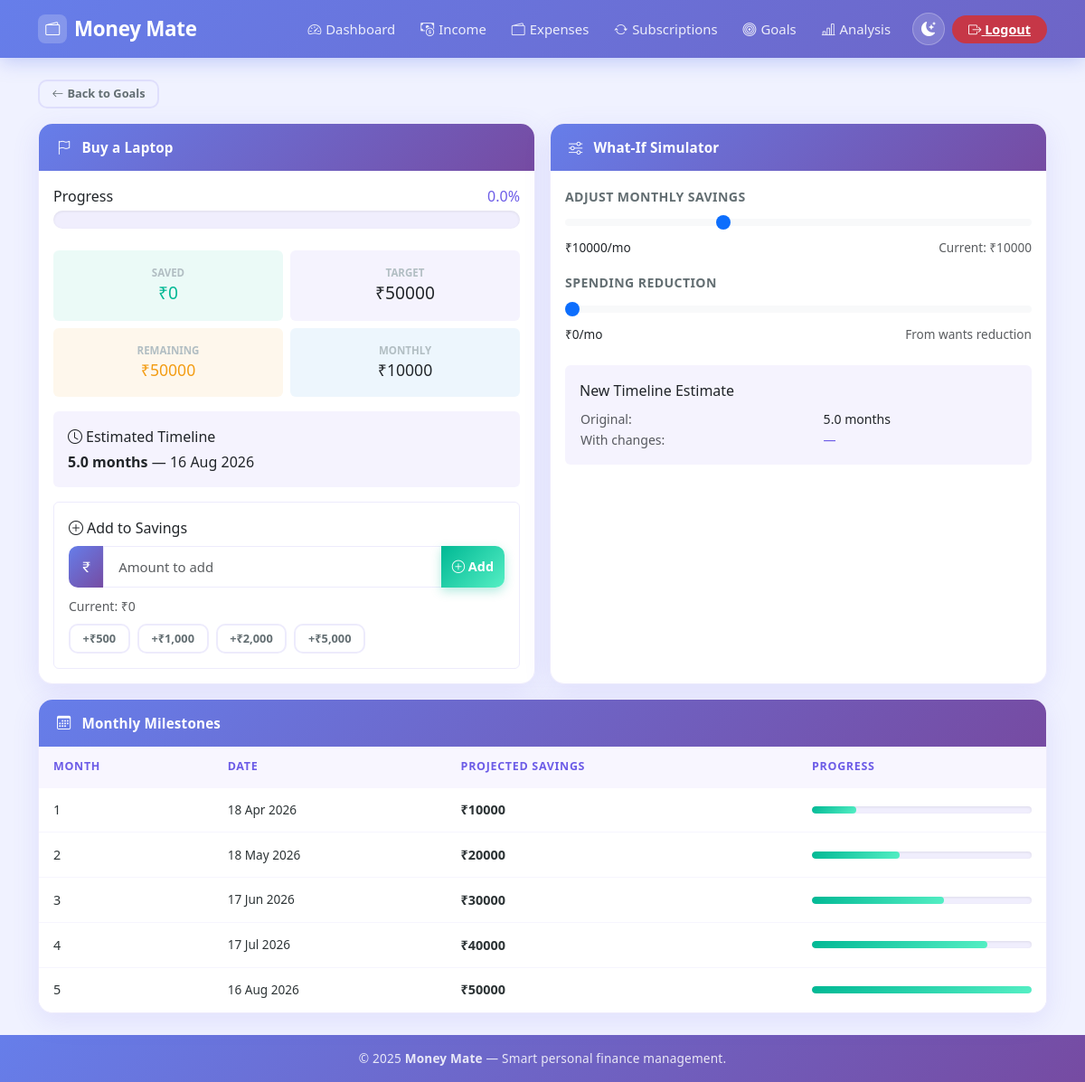
The app's page /goal/1 (signed in) with its own data.
### models.py (models this page shows)
class Goal(db.Model):
    id = db.Column(db.Integer, primary_key=True)
    user_id = db.Column(db.Integer, db.ForeignKey('user.id'), nullable=False)
    name = db.Column(db.String(200), nullable=False)
    target_amount = db.Column(db.Float, nullable=False)
    saved_amount = db.Column(db.Float, default=0.0)
    monthly_savings = db.Column(db.Float, default=0.0)
    target_date = db.Column(db.DateTime, nullable=True)
    created_at = db.Column(db.DateTime, default=datetime.utcnow)
    @property
    def remaining_amount(self):
        return max(0, self.target_amount - self.saved_amount)
    @property
    def progress_percentage(self):
        if self.target_amount == 0:
            return 0
        return min(100, (self.saved_amount / self.target_amount) * 100)
    @property
    def estimated_months(self):
        if self.monthly_savings <= 0:
            return float('inf')
        return self.remaining_amount / self.monthly_savings
    @property
    def estimated_date(self):
        if self.estimated_months == float('inf'):
            return None
        from datetime import timedelta
        return datetime.utcnow() + timedelta(days=30 * self.estimated_months)

### app.py (the view, shortened to what this page needs)
@app.route("/goal/<int:id>", methods=["GET", "POST"])
@login_required
def goal_detail(id):
    goal = Goal.query.get_or_404(id)
    if goal.user_id != current_user.id:
        flash("Unauthorized access.", "danger")
        return redirect(url_for("goals"))
    form = SavingsUpdateForm()
    suggestions = get_spending_suggestions(current_user.id, goal)
    milestones = []
    if goal.monthly_savings > 0:
        for month in range(1, min(13, int(goal.estimated_months) + 1)):
            milestone_date = datetime.utcnow() + timedelta(days=30 * month)
            milestone_amount = goal.saved_amount + (goal.monthly_savings * month)
            milestones.append(
                {
                    "month": month,
                    "date": milestone_date,
                    "amount": min(milestone_amount, goal.target_amount),
                }
            )
    return render_template(
        "goal_detail.html",
        goal=goal,
        form=form,
        suggestions=suggestions,
        milestones=milestones,
    )

### forms.py
class SavingsUpdateForm(FlaskForm):
    saved_amount = FloatField('Amount Saved (₹)', validators=[DataRequired(), NumberRange(min=0)])
    submit = SubmitField('Add to Savings')

### app.py (called while the page is built, shortened)
@login_manager.user_loader
def load_user(user_id):
    return User.query.get(int(user_id))

def get_spending_suggestions(user_id, goal):
    since_date = datetime.utcnow() - timedelta(days=90)
    expenses = Expense.query.filter(
        Expense.user_id == user_id,
        Expense.date >= since_date,
        Expense.is_essential == False,  # Only non-essential expenses
    ).all()
    category_totals = defaultdict(float)
    for exp in expenses:
        category_totals[exp.category] += exp.amount
    suggestions = []
    return suggestions

### templates/goal_detail.html (shortened to what this page needs)
{% extends "base.html" %}
{% block content %}
<div class="mb-3 fade-in">
  <a href="{{ url_for('goals') }}" class="btn btn-outline-secondary btn-sm">
    <i class="bi bi-arrow-left me-1"></i>Back to Goals
  </a>
</div>
<div class="row g-3">
  <div class="col-md-6">
    <div class="card h-100 fade-in">
      <div class="card-header"><i class="bi bi-flag me-1"></i>{{ goal.name }}</div>
      <div class="card-body">
        <div class="mb-4">
          <div class="d-flex justify-content-between mb-1">
            <span class="fw-600">Progress</span>
            <span class="fw-700" style="color:var(--brand-primary);">{{ "%.1f"|format(goal.progress_percentage) }}%</span>
          </div>
          <div class="progress" style="height:20px;">
          </div>
        </div>
        <div class="row g-2 mb-3">
          <div class="col-6">
            <div class="p-3 rounded text-center" style="background:rgba(0,184,148,0.08);">
              <div style="font-size:0.72rem;font-weight:700;text-transform:uppercase;color:var(--text-muted);">Saved</div>
              <div class="fw-700" style="font-size:1.2rem;color:#00b894;">₹{{ "%.0f"|format(goal.saved_amount) }}</div>
            </div>
          </div>
          <div class="col-6">
            <div class="p-3 rounded text-center" style="background:rgba(108,92,231,0.07);">
              <div style="font-size:0.72rem;font-weight:700;text-transform:uppercase;color:var(--text-muted);">Target</div>
              <div class="fw-700" style="font-size:1.2rem;">₹{{ "%.0f"|format(goal.target_amount) }}</div>
            </div>
          </div>
          <div class="col-6">
            <div class="p-3 rounded text-center" style="background:rgba(243,156,18,0.08);">
              <div style="font-size:0.72rem;font-weight:700;text-transform:uppercase;color:var(--text-muted);">Remaining</div>
              <div class="fw-700" style="font-size:1.1rem;color:#f39c12;">₹{{ "%.0f"|format(goal.remaining_amount) }}</div>
            </div>
          </div>
          <div class="col-6">
            <div class="p-3 rounded text-center" style="background:rgba(9,132,227,0.07);">
              <div style="font-size:0.72rem;font-weight:700;text-transform:uppercase;color:var(--text-muted);">Monthly</div>
              <div class="fw-700" style="font-size:1.1rem;">₹{{ "%.0f"|format(goal.monthly_savings) }}</div>
            </div>
          </div>
        </div>
        {% if goal.monthly_savings > 0 %}
        <div class="p-3 rounded mb-3" style="background:rgba(108,92,231,0.07);">
          <div class="fw-600 mb-1"><i class="bi bi-clock me-1"></i>Estimated Timeline</div>
          <div>
            <strong>{{ "%.1f"|format(goal.estimated_months) }} months</strong>
            {% if goal.estimated_date %}
              &mdash; {{ goal.estimated_date.strftime('%d %b %Y') }}
            {% endif %}
          </div>
        </div>
        {% endif %}
        <div class="p-3 rounded" style="border:1.5px solid var(--border-color);">
          <div class="fw-600 mb-2"><i class="bi bi-plus-circle me-1"></i>Add to Savings</div>
          <form method="POST">
            <div class="input-group mb-2">
              <span class="input-group-text"><i class="bi bi-currency-rupee"></i></span>
              {{ form.saved_amount(class="form-control", placeholder="Amount to add", step="0.01", min="0") }}
              <button type="submit" class="btn btn-success">
                <i class="bi bi-plus-circle"></i> Add
              </button>
            </div>
            <small class="text-muted">Current: ₹{{ "%.0f"|format(goal.saved_amount) }}</small>
          </form>
          <div class="mt-2 d-flex gap-2 flex-wrap">
            <button class="btn btn-sm btn-outline-secondary quick-add" data-amount="500">+₹500</button>
            <button class="btn btn-sm btn-outline-secondary quick-add" data-amount="1000">+₹1,000</button>
            <button class="btn btn-sm btn-outline-secondary quick-add" data-amount="2000">+₹2,000</button>
            <button class="btn btn-sm btn-outline-secondary quick-add" data-amount="5000">+₹5,000</button>
          </div>
        </div>
      </div>
    </div>
  </div>
  <div class="col-md-6">
    <div class="card h-100 fade-in fade-in-delay-1">
      <div class="card-header"><i class="bi bi-sliders me-1"></i> What-If Simulator</div>
      <div class="card-body">
        <div class="mb-3">
          <label class="form-label">Adjust Monthly Savings</label>
          <input type="range" class="form-range" id="monthlySlider"
                 min="0" max="{{ goal.monthly_savings * 3 if goal.monthly_savings > 0 else 10000 }}"
                 value="{{ goal.monthly_savings }}" step="100">
          <div class="d-flex justify-content-between" style="font-size:0.85rem;">
            <span class="fw-600">₹<span id="monthlyValue">{{ "%.0f"|format(goal.monthly_savings) }}</span>/mo</span>
            <span class="text-muted">Current: ₹{{ "%.0f"|format(goal.monthly_savings) }}</span>
          </div>
        </div>
        <div class="mb-4">
          <label class="form-label">Spending Reduction</label>
          <input type="range" class="form-range" id="reductionSlider" min="0" max="10000" value="0" step="100">
          <div class="d-flex justify-content-between" style="font-size:0.85rem;">
            <span class="fw-600">₹<span id="reductionValue">0</span>/mo</span>
            <span class="text-muted">From wants reduction</span>
          </div>
        </div>
        <div class="p-3 rounded mb-3" style="background:rgba(108,92,231,0.07);">
          <div class="fw-600 mb-2">New Timeline Estimate</div>
          <table style="width:100%;font-size:0.88rem;">
            <tr><td class="text-muted">Original:</td><td class="fw-600">
              {% if goal.monthly_savings > 0 %}{{ "%.1f"|format(goal.estimated_months) }} months
              {% else %}—{% endif %}
            </td></tr>
            <tr><td class="text-muted">With changes:</td><td class="fw-700" id="newTime" style="color:var(--brand-primary);">—</td></tr>
          </table>
        </div>
      </div>
    </div>
  </div>
</div>
{% if milestones %}
<div class="card mt-3 fade-in fade-in-delay-3">
  <div class="card-header"><i class="bi bi-calendar3 me-1"></i> Monthly Milestones</div>
  <div class="card-body p-0">
    <div class="table-responsive">
      <table class="table table-hover mb-0">
        <thead>
          <tr><th>Month</th><th>Date</th><th>Projected Savings</th><th>Progress</th></tr>
        </thead>
        <tbody>
        {% for milestone in milestones %}
        <tr>
          <td>{{ milestone.month }}</td>
          <td style="font-size:0.85rem;">{{ milestone.date.strftime('%d %b %Y') }}</td>
          <td><strong>₹{{ "%.0f"|format(milestone.amount) }}</strong></td>
          <td style="min-width:120px;">
            <div class="progress" style="height:8px;">
              <div class="progress-bar bg-success" style="width:{{ [milestone.amount / goal.target_amount * 100, 100]|min }}%;"></div>
            </div>
          </td>
        </tr>
        {% endfor %}
        </tbody>
      </table>
    </div>
  </div>
</div>
{% endif %}
{% endblock %}

### static/style.css (style rules this page uses)
:root { --brand-primary: #6C5CE7; --brand-secondary: #a29bfe; --brand-accent: #00b894; --brand-danger: #d63031; --brand-warning: #f39c12; --brand-info: #0984e3; --gradient-brand: linear-gradient(135deg, #667eea 0%, #764ba2 100%); --gradient-green: linear-gradient(135deg, #00b894 0%, #55efc4 100%); --gradient-red: linear-gradient(135deg, #d63031 0%, #fd79a8 100%); --gradient-orange: linear-gradient(135deg, #f39c12 0%, #fdcb6e 100%); --gradient-blue: linear-gradient(135deg, #0984e3 0%, #74b9ff 100%); --bg-page: #f0f2ff; --bg-card: rgba(255, 255, 255, 0.97); --bg-card-hover: #fff; --text-primary: #2d3436; --text-secondary: #636e72; --text-muted: #b2bec3; --border-color: rgba(108, 92, 231, 0.12); --shadow-sm: 0 2px 12px rgba(108, 92, 231, 0.08); --shadow-md: 0 8px 30px rgba(108, 92, 231, 0.12); --shadow-lg: 0 20px 50px rgba(108, 92, 231, 0.18); --shadow-hover: 0 15px 40px rgba(108, 92, 231, 0.22); --radius-sm: 10px; --radius-md: 16px; --radius-lg: 24px; --radius-pill: 50px; --transition: all 0.28s cubic-bezier(0.4, 0, 0.2, 1); }
*, *::before, *::after { box-sizing: border-box; }
body { background: var(--bg-page); font-family: 'Segoe UI', system-ui, -apple-system, sans-serif; color: var(--text-primary); min-height: 100vh; display: flex; flex-direction: column; transition: background 0.3s, color 0.3s; }
.card { border: 1px solid var(--border-color); border-radius: var(--radius-md); background: var(--bg-card); box-shadow: var(--shadow-md); transition: var(--transition); overflow: hidden; }
.card-header { background: var(--gradient-brand); color: white; font-weight: 600; font-size: 0.95rem; padding: 0.9rem 1.25rem; border: none; display: flex; align-items: center; gap: 8px; letter-spacing: 0.2px; }
.btn { border-radius: var(--radius-sm); font-weight: 600; font-size: 0.9rem; transition: var(--transition); position: relative; overflow: hidden; border: none; cursor: pointer; }
.btn::after { content: ''; position: absolute; inset: 0; background: rgba(255,255,255,0); transition: var(--transition); }
.btn-success { background: var(--gradient-green); color: white; box-shadow: 0 4px 12px rgba(0, 184, 148, 0.3); }
.btn-outline-secondary { border: 2px solid var(--border-color); color: var(--text-secondary); background: transparent; }
.btn-sm { font-size: 0.8rem; padding: 0.3rem 0.85rem; }
.table { margin: 0; font-size: 0.9rem; }
.table thead th { background: #f8f6ff; color: var(--brand-primary); font-weight: 700; font-size: 0.78rem; text-transform: uppercase; letter-spacing: 0.7px; border: none; padding: 0.85rem 1rem; }
.table tbody td { padding: 0.85rem 1rem; border-bottom: 1px solid rgba(108, 92, 231, 0.06); vertical-align: middle; color: var(--text-primary); }
.table tbody tr:last-child td { border-bottom: none; }
.form-control, .form-select { border-radius: var(--radius-sm); border: 1.5px solid var(--border-color); padding: 0.7rem 1rem; font-size: 0.93rem; color: var(--text-primary); background: white; transition: var(--transition); }
.form-label { font-weight: 600; font-size: 0.88rem; color: var(--text-secondary); margin-bottom: 6px; text-transform: uppercase; letter-spacing: 0.4px; }
.input-group-text { background: var(--gradient-brand); color: white; border: none; border-radius: var(--radius-sm) 0 0 var(--radius-sm); font-size: 0.95rem; }
.progress { border-radius: var(--radius-pill); background: rgba(108, 92, 231, 0.1); overflow: hidden; box-shadow: inset 0 1px 3px rgba(0,0,0,0.08); }
.progress-bar { border-radius: var(--radius-pill); font-weight: 700; font-size: 0.8rem; line-height: 1; display: flex; align-items: center; justify-content: center; }
.progress-bar.bg-success { background: var(--gradient-green) !important; }
.fade-in { animation: fadeInUp 0.55s ease both; }
.fade-in-delay-1 { animation-delay: 0.1s; }
.fade-in-delay-3 { animation-delay: 0.3s; }

### records on screen
Goal: name "Buy a Laptop", progress_percentage "0.0", saved_amount "0", target_amount "50000", remaining_amount "50000", monthly_savings "10000", estimated_months "5.0", estimated_date "16 Aug 2026"

### other values on screen
{{ milestone.month }} "1" "2" "3" "4" "5"
{{ milestone.date.strftime('%d %b %Y') }} "18 Apr 2026" "18 May 2026" "17 Jun 2026" "17 Jul 2026" "16 Aug 2026"
{{ "%.0f"|format(milestone.amount) }} "10000" "20000" "30000" "40000" "50000"
